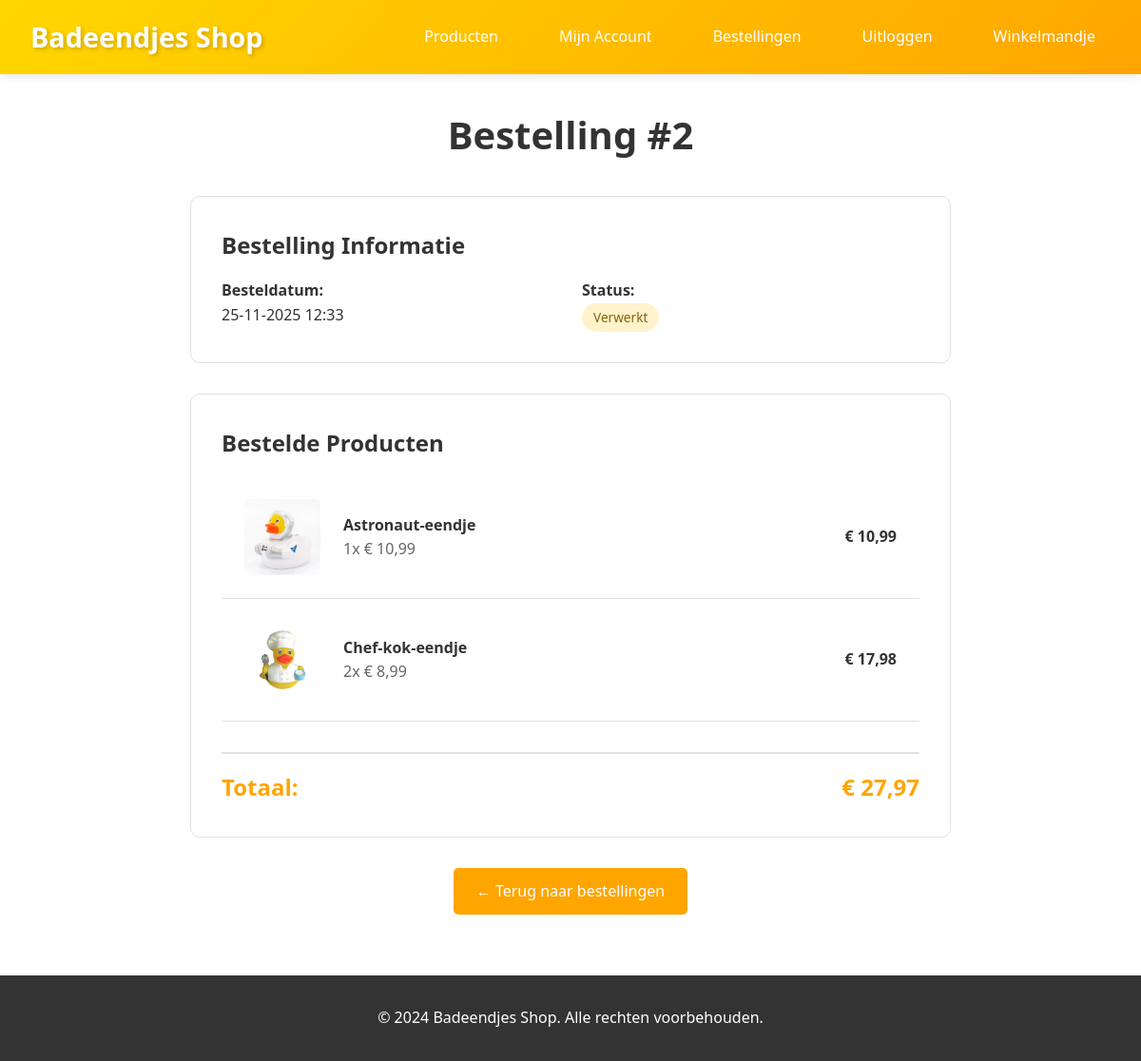
Page /customer/order_detail.php?id=2 (signed in) on the committed database.
### tables this page shows
CREATE TABLE orders (
    id INT PRIMARY KEY AUTO_INCREMENT,
    customer_id INT NOT NULL,
    order_date TIMESTAMP DEFAULT CURRENT_TIMESTAMP,
    total_price DECIMAL(10,2) NOT NULL,
    discount_applied DECIMAL(10,2) DEFAULT 0,
    status ENUM('nieuw', 'verwerkt', 'verzonden') DEFAULT 'nieuw',
    FOREIGN KEY (customer_id) REFERENCES customers(id) ON DELETE CASCADE
);

CREATE TABLE order_items (
    id INT PRIMARY KEY AUTO_INCREMENT,
    order_id INT NOT NULL,
    product_id INT NOT NULL,
    quantity INT NOT NULL,
    price_per_unit DECIMAL(10,2) NOT NULL,
    FOREIGN KEY (order_id) REFERENCES orders(id) ON DELETE CASCADE,
    FOREIGN KEY (product_id) REFERENCES products(id) ON DELETE CASCADE
);

CREATE TABLE products (
    id INT PRIMARY KEY AUTO_INCREMENT,
    name VARCHAR(100) NOT NULL,
    description TEXT,
    image_url VARCHAR(255),
    price DECIMAL(10,2) NOT NULL,
    stock INT NOT NULL DEFAULT 0,
    low_stock_threshold INT NOT NULL DEFAULT 5,
    created_at TIMESTAMP DEFAULT CURRENT_TIMESTAMP
);

### includes/functions.php (called while the page is built, shortened)
<?php
function escape($string) {
    return htmlspecialchars($string, ENT_QUOTES, 'UTF-8');
}
function formatPrice($price) {
    return '€ ' . number_format($price, 2, ',', '.');
}
?>

### customer/order_detail.php (the view, shortened to what this page needs)
<?php
require_once '../includes/config.php';
require_once '../includes/functions.php';
$customer = getCurrentCustomer($pdo);
$order_id = isset($_GET['id']) ? (int)$_GET['id'] : 0;
$stmt = $pdo->prepare("SELECT * FROM orders WHERE id = ? AND customer_id = ?");
$stmt->execute([$order_id, $customer['id']]);
$order = $stmt->fetch();
$stmt = $pdo->prepare("
    SELECT oi.*, p.name, p.image_url
    FROM order_items oi
    JOIN products p ON oi.product_id = p.id
    WHERE oi.order_id = ?
");
$stmt->execute([$order_id]);
$items = $stmt->fetchAll();
?>
<!DOCTYPE html>
<html lang="nl">
<head>
    <link rel="stylesheet" href="../assets/css/style.css">
</head>
<body>
    <header>
        <nav>
            <a href="../index.php" class="logo"> Badeendjes Shop</a>
            <ul class="nav-links">
                <li><a href="../index.php">Producten</a></li>
                <li><a href="account.php">Mijn Account</a></li>
                <li><a href="orders.php">Bestellingen</a></li>
                <li><a href="logout.php">Uitloggen</a></li>
                <li class="cart-icon">
                    <a href="../cart.php"> Winkelmandje
                    </a>
                </li>
            </ul>
        </nav>
    </header>
    <main>
        <h1>Bestelling #<?php echo $order['id']; ?></h1>
        <div style="max-width: 800px; margin: 0 auto;">
            <div style="background: white; border: 1px solid var(--border-color); border-radius: 10px; padding: 2rem; margin-bottom: 2rem;">
                <h2>Bestelling Informatie</h2>
                <div style="display: grid; grid-template-columns: 1fr 1fr; gap: 1.5rem; margin-top: 1rem;">
                    <div>
                        <strong>Besteldatum:</strong><br>
                        <?php echo date('d-m-Y H:i', strtotime($order['order_date'])); ?>
                    </div>
                    <div>
                        <strong>Status:</strong><br>
                        <span class="status-badge status-<?php echo $order['status']; ?>">
                            <?php echo ucfirst($order['status']); ?>
                        </span>
                    </div>
                </div>
            </div>
            <div style="background: white; border: 1px solid var(--border-color); border-radius: 10px; padding: 2rem;">
                <h2>Bestelde Producten</h2>
                <div style="margin-top: 1rem;">
                    <?php foreach ($items as $item): ?>
                        <div style="display: flex; gap: 1.5rem; padding: 1.5rem; border-bottom: 1px solid var(--border-color); align-items: center;">
                            <img src="../<?php echo escape($item['image_url']); ?>"
                                 alt="<?php echo escape($item['name']); ?>"
                                 style="width: 80px; height: 80px; object-fit: cover; border-radius: 5px;">
                            <div style="flex: 1;">
                                <strong><?php echo escape($item['name']); ?></strong><br>
                                <span style="color: #666;">
                                    <?php echo $item['quantity']; ?>x <?php echo formatPrice($item['price_per_unit']); ?>
                                </span>
                            </div>
                            <div style="font-weight: bold;">
                                <?php echo formatPrice($item['quantity'] * $item['price_per_unit']); ?>
                            </div>
                        </div>
                    <?php endforeach; ?>
                </div>
                <div style="margin-top: 2rem; padding-top: 1rem; border-top: 2px solid var(--border-color);">
                    <div style="display: flex; justify-content: space-between; font-size: 1.5rem; font-weight: bold; color: var(--secondary-color);">
                        <span>Totaal:</span>
                        <span><?php echo formatPrice($order['total_price']); ?></span>
                    </div>
                </div>
            </div>
            <div style="text-align: center; margin-top: 2rem;">
                <a href="orders.php" class="btn">← Terug naar bestellingen</a>
            </div>
        </div>
    </main>
    <footer>
        <p>&copy; 2024 Badeendjes Shop. Alle rechten voorbehouden.</p>
    </footer>
</body>
</html>

### assets/css/style.css (style rules this page uses)
:root { --primary-color: #FFD700; --secondary-color: #FFA500; --accent-color: #FF6B6B; --text-color: #333; --light-bg: #F8F9FA; --border-color: #DEE2E6; --success-color: #28A745; --warning-color: #FFC107; --danger-color: #DC3545; }
* { margin: 0; padding: 0; box-sizing: border-box; }
body { font-family: 'Segoe UI', Tahoma, Geneva, Verdana, sans-serif; line-height: 1.6; color: var(--text-color); background-color: #fff; }
header { background: linear-gradient(135deg, var(--primary-color), var(--secondary-color)); padding: 1rem 0; box-shadow: 0 2px 10px rgba(0,0,0,0.1); }
nav { max-width: 1200px; margin: 0 auto; padding: 0 2rem; display: flex; justify-content: space-between; align-items: center; }
.logo { font-size: 1.8rem; font-weight: bold; color: white; text-decoration: none; text-shadow: 2px 2px 4px rgba(0,0,0,0.2); }
.nav-links { display: flex; gap: 2rem; align-items: center; list-style: none; }
.nav-links a { color: white; text-decoration: none; font-weight: 500; transition: all 0.3s; padding: 0.5rem 1rem; border-radius: 5px; }
.cart-icon { position: relative; }
main { max-width: 1200px; margin: 2rem auto; padding: 0 2rem; }
h1, h2, h3 { color: var(--text-color); margin-bottom: 1rem; }
h1 { font-size: 2.5rem; text-align: center; margin-bottom: 2rem; }
.btn { display: inline-block; padding: 0.75rem 1.5rem; background-color: var(--secondary-color); color: white; text-decoration: none; border: none; border-radius: 5px; cursor: pointer; font-size: 1rem; font-weight: 500; transition: all 0.3s; text-align: center; }
.status-badge { display: inline-block; padding: 0.25rem 0.75rem; border-radius: 20px; font-size: 0.85rem; font-weight: 500; }
.status-verwerkt { background-color: #FFF3CD; color: #856404; }
footer { background-color: var(--text-color); color: white; text-align: center; padding: 2rem 0; margin-top: 4rem; }

### rows in the picture
orders: id "2", order_date "25-11-2025 12:33", status "Verwerkt", total_price "€ 27,97"
order_items: product.image_url (picture), product.name "Astronaut-eendje", quantity "1", price_per_unit "€ 10,99", formatPrice($item['quantity'] * $item['price_per_unit']) "€ 10,99"
order_items: product.image_url (picture), product.name "Chef-kok-eendje", quantity "2", price_per_unit "€ 8,99", formatPrice($item['quantity'] * $item['price_per_unit']) "€ 17,98"
